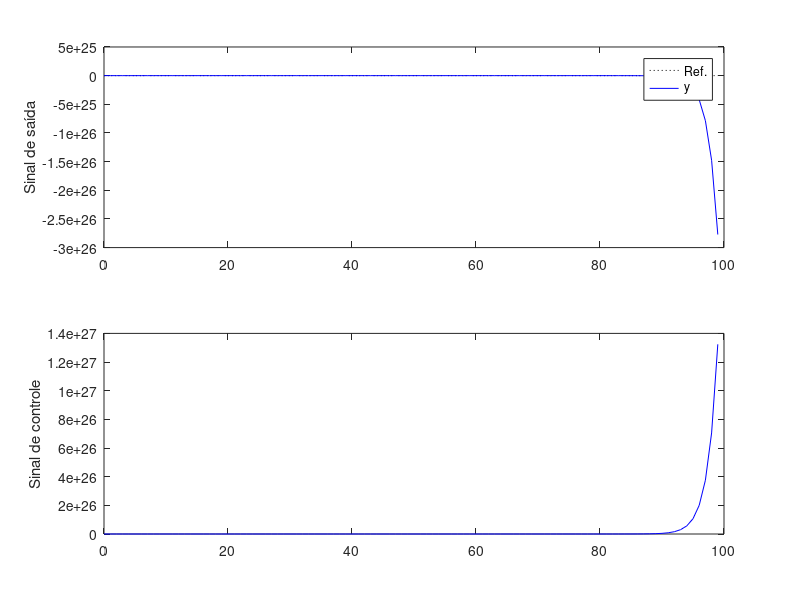

This figure's MATLAB source:
%% Atividade 02 (Parte 2) - CDS
% Complemente a primeira parte da atividade 2 com a implementação do RST incremental aplicado
% no mesmo processo de 1ª ordem, mas com a imposição de uma dinâmica subamortecida em que pode-se
% selecionar o fator de amortecimento e frequencia natural desejados em malha fechada.
clear all; close all; clc;

%% Planta
tau = 10;
    Gs = tf(1, [ tau 1])  % G(s) = 1 / (10s+1)

    % Modelo discreto da planta
    Ts = 1; % periodo de amostragem (s)
    Gz = c2d(Gs, Ts)                   
        Az = Gz.den{1}; % [1  -a1]
        Bz = Gz.num{1}; b0 = Bz(2);
    
    % Modelo aumentado da planta
    % y(k) = ( B(z) / ΔA(k) ) * Δu(k)
    % ΔA(k) = ( 1 - z^{-1} ) * ( 1 - a1*z^{-1} )
    delta = [1 -1]; % Δ = 1 - z^{-1} 
    delta_Az = conv(Az, delta);
        a1_aum = delta_Az(2); a2_aum = delta_Az(3);     
          
%% Projeto do controlador RST incremental
% R(z)*Δu(k) = T(z)*ref(k) - S(z)*y(k)

% Polinômio de atribuição de polos: H(z) = Hc(z)*Ho(z)

    % Polinomio de "observador": Ho(z) := A(z) -> quando os polos são estaveis
    Ho = Az;

    % Polinomio desejado em M.F: Hc(z)
        % Gs_des = ( g*ωn^{2} ) / ( s^{2}+2ζωns+ ωn^{2} )
        g = 1;          % ganho do sistema
        wn = 1;        % frequencia natural
        zeta = 0.5;     % fator de amortecimento (subamortecido: 0<ζ<1)

    Gs_des = tf(g*wn^2, [1  2*zeta*wn   wn^2])
    Gz_des = c2d(Gs_des,Ts)

    Hc = Gz_des.den{1};
    Hz = conv(Hc,Ho);
        % H(z) = 1 + h1*z^{-1} + h2*z^{-2} + h3*z^{-3}
        h1 = Hz(2); h2 = Hz(3); h3 = Hz(4);

    % Polinômio R(z)
        r0 = 1;
        r1 = 0;
    
    % Polinômio S(z)
        s0 = (h1 - a1_aum)/b0;
        s1 = (h2 - a2_aum)/b0;
        s2 = (h3)/b0;
    
    % Polinômio T(z)
    % T(z) = t_off*Ho(z)
    % t_off = Hc(z->1)/B(z->1)
        t_off = sum(Hc)/sum(Bz); % pré-compensador DC
        Tz = t_off*Ho; 
            t0 = Tz(1); t1 = Tz(2);

%% Simulação no domínio do tempo discreto
    tfinal = 100;            % tempo total da simulação (s)
    N = round(tfinal/Ts);   % numero de amostras
    t = 0:Ts:N*Ts-Ts;       % vetor de tempo discreto

    % Sinal de referencia
    ref(1:N) = 0; ref(3:N) = 1; 

    % Condições iniciais
    y(1:N) = 0; u(1:N) = 0;

for k = 3:N
    % Modelo aumentado
    y(k) = b0*u(k)-b0*u(k-1)-a1_aum*y(k-1)-a2_aum*y(k-2);

    % Controlador RST
    % u(k) = 2*u(k-1)-u(k-2)+t0*ref(k)+t1*ref(k-1)-s0*y(k)-s1*y(k-1)-s2*y(k-2);
    u(k) = u(k-1)+t0*ref(k)+t1*ref(k-1)-s0*y(k)-s1*y(k-1)-s2*y(k-2);
end

% Plot
subplot(211)
    plot(t,ref,':k',t,y,'b');
    ylabel('Sinal de saída');
    legend('Ref.','y');
subplot(212)
    plot(t,u,'b');
    ylabel('Sinal de controle');
